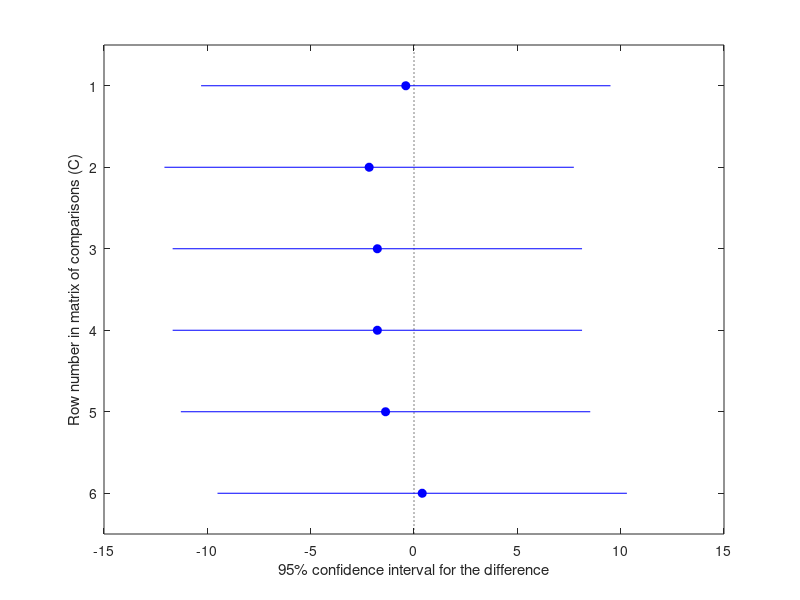
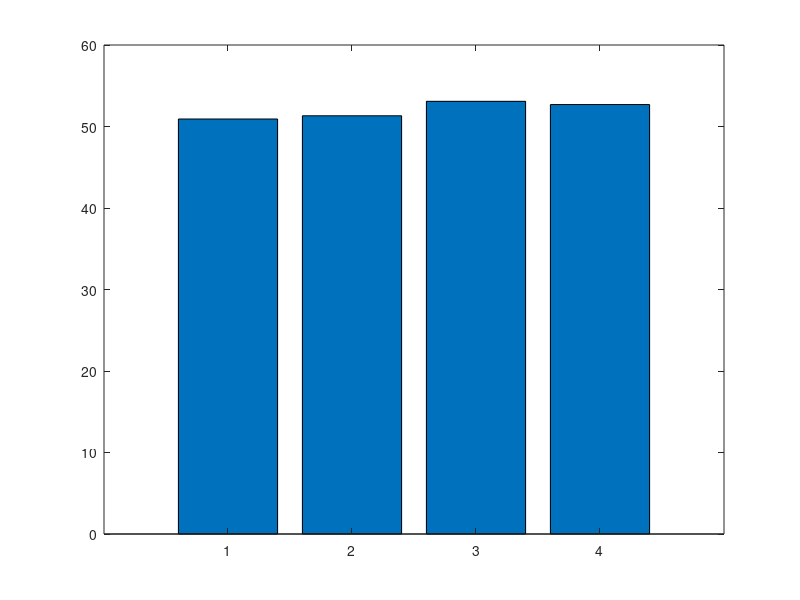

Here is the MATLAB script that generated these plots, in order: (Note: this script raises an error after producing the figures.)
% calculos con las matrices

% segun el diagrama de flujo almacene los datos en 6 matrices
% ENTRADAS
% participanteArray contiene los identificadores (Numero) de cada participante
% rewardArray contiene los premios de cada participante
%       columnas (Numero participante,  Es reward por Nickel ?, es GO? )
%
% lostArray contiene los errores de cada participante
%       columnas (Numero participante,  Es reward por Nickel ?, es GO? )
% GSNikelArray contienene los errores de
%        columnas (Numero de participante, un numero 1)
% GSDollarArray contienene los errores de
%        columnas (Numero de participante, un numero 1)
% NGSNickelArray contienene los errores de
%        columnas (Numero de participante, un numero 1)
% NGSDollarArray contienene los errores de
%        columnas (Numero de participante, un numero 1)

%


%% Creacion de Data

partN=67;
participantArray=[1:partN];

% Numero de trials
trialsN=15;

%initizalizando los arreglos
rewardArray=[];
lostArray=[];
GSDollarArray=[];
GSNickelArray=[];
NGSDollarArray=[];
NGSNickelArray=[];

%inicializacion contadores
contGSDollarArray=1;
contGSNickelArray=1;
contNGSDollarArray=1;
contNGSNickelArray=1;
contlostArray=1;
contrewardArray=1;


for xx = 1:1:partN %ciclo por el total de participantes
    trialType=rand(trialsN);
    [rowsTrialType,colTrialType]=size(trialType);
    for ii = 1:1:colTrialType %ciclo por el total de trials
        DollarOrNickel=rand(1);
        responsepart=rand(1);
    
        if trialType(ii)<=.66 && DollarOrNickel <= 0.5     % GoDollar
            
           
            if responsepart>0.5  %sucess
                rewardArray(contrewardArray,1)=xx;
                rewardArray(contrewardArray,2)=0;
                rewardArray(contrewardArray,3)=1;
                GSDollarArray(contGSDollarArray,1)= xx;
                GSDollarArray(contGSDollarArray,2)= 1;
                contGSDollarArray= contGSDollarArray+1;
                contrewardArray= contrewardArray+1;
                
            else %fail
                lostArray(contlostArray,1)=xx;
                lostArray(contlostArray,2)=0;
                lostArray(contlostArray,3)=1;
                
                contlostArray= contlostArray+1;
            end
            
           
        elseif trialType(ii)<=0.66 && DollarOrNickel>0.5 % Go Nickel
           
            if responsepart>0.5 %sucess
                rewardArray(contrewardArray,1)=xx;
                rewardArray(contrewardArray,2)=1;
                rewardArray(contrewardArray,3)=1;
                GSNickelArray(contGSNickelArray,1)=xx;
                GSNickelArray(contGSNickelArray,2)=1;
                contGSNickelArray= contGSNickelArray+1;
                contrewardArray= contrewardArray+1;
                
            else
                lostArray(contlostArray,1)=xx; %fail
                lostArray(contlostArray,2)=1;
                lostArray(contlostArray,3)=1;
                
                contlostArray= contlostArray+1;
            end
            
        elseif trialType(ii)>0.66 && DollarOrNickel<=0.5 % NoGo Dollar
            
            if responsepart>0.5 % success
                rewardArray(contrewardArray,1)=xx;
                rewardArray(contrewardArray,2)=0;
                rewardArray(contrewardArray,3)=0;
                NGSDollarArray(contNGSDollarArray,1)=xx;
                NGSDollarArray(contNGSDollarArray,2)=1;
                contNGSDollarArray= contNGSDollarArray+1;
                contrewardArray= contrewardArray+1;
                
            else %fail
                lostArray(contlostArray,1)=xx;
                lostArray(contlostArray,2)=0;
                lostArray(contlostArray,3)=0;
                
                contlostArray= contlostArray+1;
            end
            
           
        elseif trialType(ii)>0.66 && DollarOrNickel>0.5  % NoGo Nickel
            if responsepart>0.5 % success
                rewardArray(contrewardArray,1)=xx;
                rewardArray(contrewardArray,2)=1;
                rewardArray(contrewardArray,3)=0;
                NGSNickelArray(contNGSNickelArray,1)=xx;
                NGSNickelArray(contNGSNickelArray,2)=1;
                contNGSNickelArray= contNGSNickelArray+1;
                contrewardArray= contrewardArray+1;
            else %fail
                lostArray(contlostArray,1)=xx;
                lostArray(contlostArray,2)=1;
                lostArray(contlostArray,3)=0;
                contlostArray= contlostArray+1;
                
            end
        end
        
        
    end
end


%% Calculos 


totalparticipantes  = length(participantArray)

percentArrayByParti=[]

for jj=1:1:totalparticipantes
    
    %    rewardArray = []
    %    lostArray = []
    %    GSNickelArray =[]
    %    GSDollarArray  =  []
    %    NGSNickelArray = []
    %    NGSDollarArray = []
    
    % Utilizando la funcion size para obtener las dimensiones de la matriz
    
    indxLost   = lostArray(:,1)==jj;
    auxArraylost = lostArray(indxLost,:)
    
    
    [rowsLost,colsLost] = size(auxArraylost)
    
    %   Inicializar los contadores de perdidas
    contlostGSNickel=0;
    contlostGSDollar =0;
    contlostNGSNickel =0;
    contlostNGSDollar =0;
    
    
    %   Se va a recorrer solo la matriz de perdida para acumular los contadores
    %   de cada tipo de perdidad
    for i = 1: 1: rowsLost
        
        % es Nickel? es Go?
        if auxArraylost(i,2) == 1 &&  auxArraylost(i,3) == 1
            contlostGSNickel=contlostGSNickel+1;
            
            % es Dollar? es Go?
        elseif auxArraylost(i,2) == 0 &&  auxArraylost(i,3) == 1
            contlostGSDollar=contlostGSDollar+1;
            
            % es Nickel? es noGo?
        elseif auxArraylost(i,2) == 1 &&  auxArraylost(i,3) == 0
            contlostNGSNickel=contlostNGSNickel+1;
            
            % es Dollar? es noGo?
        elseif auxArraylost(i,2) == 0 &&  auxArraylost(i,3) == 0
            contlostNGSDollar=contlostNGSDollar+1;
        end
        
    end
    
    %   Se utiliza la funcion suma para obtener la acumulacion de todos los
    %   numeros 1 de cada respuesta correcta por tipo de moneda (estan en
    %   matrices distintas registradas)
    
    indxReward   = GSNickelArray(:,1)==jj;
    auxArrayReward = GSNickelArray(indxReward,:);
    contrewardGSNickel = sum(auxArrayReward(:,2));
    
    
    indxReward   = GSDollarArray(:,1)==jj;
    auxArrayReward = GSDollarArray(indxReward,:);
    contrewardGSDollar = sum(auxArrayReward(:,2));
    
    indxReward   = NGSNickelArray(:,1)==jj;
    auxArrayReward = NGSNickelArray(indxReward,:);
    contrewardNGSNickel = sum(auxArrayReward(:,2));
    
    
    indxReward   = NGSDollarArray(:,1)==jj;
    auxArrayReward = NGSDollarArray(indxReward,:);
    contrewardNGSDollar = sum(auxArrayReward(:,2));
    
    
    
    
    % Se obtiene el % de acierto de cada tipo (GS vs. NGS × dollar vs. nickel)
    percenGSNickel = (contrewardGSNickel/(contrewardGSNickel+contlostGSNickel))*100
    percenGSDollar = (contrewardGSDollar/(contrewardGSDollar+contlostGSDollar))*100
    percenNGSNickel = (contrewardNGSNickel/(contrewardNGSNickel+contlostNGSNickel))*100
    percenNGSDollar = (contrewardNGSDollar/(contrewardNGSDollar+contlostNGSDollar))*100
    
    
    fixNan=[percenGSNickel percenGSDollar percenNGSNickel percenNGSDollar]
    promNoNan=mean(fixNan(~isnan(fixNan)))
    
    
    
    if isnan(percenGSNickel) == true
        percenGSNickel= promNoNan
        
    end
    
    if isnan(percenGSDollar) == true
        percenGSDollar= promNoNan
    end
    
    if isnan(percenNGSNickel) == true
        percenNGSNickel= promNoNan
    end
    
    if isnan(percenNGSDollar) == true
        percenNGSDollar= promNoNan
    end
    

    
    
    % por cada  usuario  se almacena el porcentage en la matriz se utiliza la
    % funcion lenght para obtener el largo de participantes
    
    
    
    % ciclo para almacenar los valores de
    % la estructura de las cabeceras del arreglo es (GSNickel,GSDollar,NGSNickel,NGSDollar)

    
    
    percentArrayByParti(jj,1)= jj;
    percentArrayByParti(jj,2)= percenGSNickel;
    percentArrayByParti(jj,3)= percenGSDollar;
    percentArrayByParti(jj,4)= percenNGSNickel;
    percentArrayByParti(jj,5)= percenNGSDollar;
    
    
end

%used to Proof real paper data
%percentArrayByParti=testActualData;

% para analisis post hoc
% se utiliza la funcion ttest para comparar las 4 variables
% se crea una matriz para

disp("ttest");
[h,p,ci,stats2] = ttest(percentArrayByParti(:,[2,3,4,5]));

%variable salida
%h sera un 0 o 1 si  la hipotesis es valida
% ci es el importante que entregara la tasa de cada columna con sus limites
% superiores e inferiores de sus medias.

%c=categorical(percentArrayByPartim)
%h=histogram(C,'BarWidth',0.5)

% se utiliza anova analysis 2 ways.
% se le entrega la matriz con las tasas de cada uno de los trials asociados
% del for anterior.

disp("anova");
[p_value_anova2,tbl,stats] = anova2(percentArrayByParti(:,[2,3,4,5]));

%variables salida
%p con un valor que si es bajo demostrara que el restulado es
%estadisticamente significativo
%tbl entregara  un matriz con la informacion resultante de Anova
%stat tendra informacion de entrada para realizar un test de
%multicomparacion

disp("multcompare");
[c,m] = multcompare(stats);

% variable salida
% c tendra una matriz de pares resultado de la funcion multicompare
% m tambien es una matriz donde la primera columna es la media estimada de cada
% grupo y la segunda la desviacion standar de error que usa en el grafico
% 2A

%https://stats.stackexchange.com/questions/159973/standard-error-computed-by-matlab-multcompare

%estandar error
SEM=std(percentArrayByParti(:,[2,3,4,5]))/sqrt(length(percentArrayByParti(:,[2,3,4,5])));

%graficar
f1=figure;

bar_1=bar(m(:,1))
bar_1.FaceColor = 'flat';

bar_1.CData(1,:) = [0.8500 0.3250 0.0980];
bar_1.CData(2,:) = [0.8500 0.3250 0.0980];

bar_1.CData(3,:) = [0.4940 0.1840 0.5560];
bar_1.CData(4,:) = [0.4940 0.1840 0.5560];
hold on ;
ylabel('Rate (%)');

set(gca,'xticklabel',{'GS Nickel','GS Dollar','NGS Nickel','NGS Dollar'} );


%form [x y w h]

dim=[.25 .92 .2 0];

if p_value_anova2(1) <= 0.001 
    str=' ** p-value <= .001';
    
else
    str=' ** p-value > .001';
end
t=annotation('textbox',dim,'String',str,'FitBoxToText','off','FontSize',8);


dim=[.55 .92 .2 0];

if p_value_anova2(2) <= 0.001 
    str=' ** p-value <= .001';
else
    str=' ** p-value > .001';
end
t2=annotation('textbox',dim,'String',str,'FitBoxToText','off','FontSize',8);


%errlow=abs(transpose(m(:,1))-ci(1,:));
%errhigh=abs(transpose(m(:,1))-ci(2,:));
errhigh=SEM;
errlow=zeros(size(SEM)); 
x = 1:4;

er = errorbar(x,transpose(m(:,1)),errlow,errhigh);    
er.Color = [0 0 0];                            
er.LineStyle = 'none';  
%xlim([-3 15]);
ylim([0 110]);
yticks(0:10:100);

hold off






